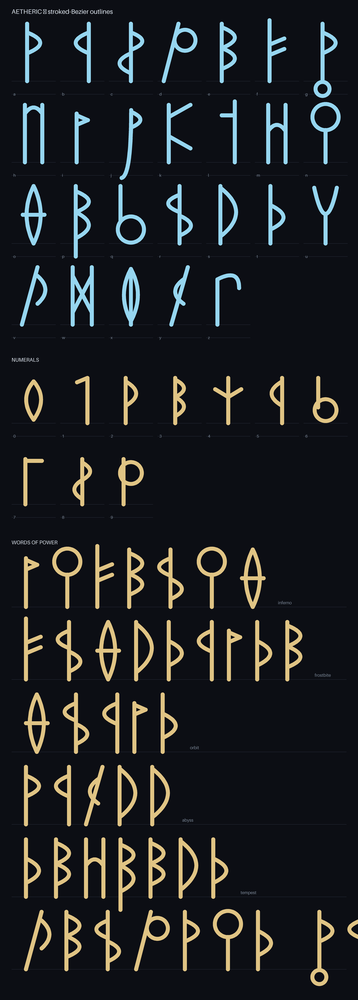
#> input picture UI/scripts/conlang/specimen.png, 358 x 1000 px, shrunk from 1236 x 3450 before the run
$ python strip-bg.py ../../../../UI/scripts/conlang/specimen.png out.png
#> lines starting #> are read from the running program, lines starting #| are printed output that depends on the picture
#!/usr/bin/env python3
"""Remove a solid chroma background from a generated icon.

Designed for the lime-green (or magenta) backdrops we generate icons on. Keying
is by HUE in HSV: every pixel whose hue matches the background's, with enough
saturation and brightness, is cleared. Because the chroma colour is chosen to
appear *nowhere* in the subject, a global hue key is both simplest and most
complete -- it clears the solid backdrop, the anti-aliased fringe along the
outline (darker shades of the same hue), AND background trapped inside concave
shapes (e.g. the gap between a bow and its string), while leaving the subject's
dark outline (low saturation/value) and any differently-hued interior (a gold
pommel, a cyan gem, blue-grey steel) untouched.

The background hue is auto-detected as the dominant hue among the bright,
saturated pixels (robust even when the model paints the chroma as a rounded
panel with dark corners). Pass --bg-hue to force it.

For the rare subject that genuinely contains the chroma hue (a green slime on a
green screen), generate it on a contrasting backdrop instead (e.g. magenta) so
the global key stays unambiguous, or use --connected to only clear background
reachable from the image border.

Usage:
  python strip-bg.py INPUT OUTPUT
  python strip-bg.py INPUT OUTPUT --bg-hue 90 --hue-tol 32 --min-sat 0.18 --min-val 0.12
  python strip-bg.py INPUT OUTPUT --connected            # edge-flood mode
"""
import argparse
import colorsys
from collections import deque

from PIL import Image


def hsv(p):
    return colorsys.rgb_to_hsv(p[0] / 255, p[1] / 255, p[2] / 255)


def hue_dist(a, b):
    d = abs(a - b)
    return min(d, 1 - d)


def detect_bg_hue(img):
    """Dominant hue among bright, saturated pixels -> the chroma backdrop."""
    px = img.load()
    w, h = img.size
    bins = [0] * 360
    step = max(1, (w * h) // 200_000)  # subsample large images for speed
    i = 0
    for y in range(h):
        for x in range(w):
            i += 1
            if i % step:
                continue
            hh, ss, vv = hsv(px[x, y])
            if ss > 0.6 and vv > 0.5:
                bins[int(hh * 359)] += 1
    if not any(bins):
        # fallback: most-saturated corner
        return max((hsv(px[c]) for c in [(0, 0), (w - 1, 0), (0, h - 1), (w - 1, h - 1)]),
                   key=lambda t: t[1])[0]
    return bins.index(max(bins)) / 359.0


# [76 lines left out: functions trim_corner_blobs, fill_enclosed_holes, not called in this run]


def remove_bg(inp, outp, bg_hue=None, hue_tol_deg=32.0, min_sat=0.18, min_val=0.12,
              connected=False, trim_corners=False, fill_holes=False):
#> called with outp = 'out.png', hue_tol_deg = 32, min_sat = 0.18, min_val = 0.12, connected = False, trim_corners = False, fill_holes = False
    img = Image.open(inp).convert("RGBA")
    px = img.load()
    w, h = img.size
#> w = 358; h = 1000
    bh = bg_hue if bg_hue is not None else detect_bg_hue(img)
#> after the loop in detect_bg_hue, `for y in range(h):`: bins = 360 values from 0 to 0; i = 358000
#> bh = 0.625
    tol = hue_tol_deg / 360.0

    def is_bg(p):
        hh, ss, vv = hsv(p)
        return ss >= min_sat and vv >= min_val and hue_dist(hh, bh) <= tol

    cleared = 0
    if connected:
        visited = bytearray(w * h)
        dq = deque()

        # [11 lines left out: function visit, not called in this run]

        for x in range(w):
            visit(x, 0)
            visit(x, h - 1)
        for y in range(h):
            visit(0, y)
            visit(w - 1, y)
        while dq:
            x, y = dq.popleft()
            for nx, ny in ((x + 1, y), (x - 1, y), (x, y + 1), (x, y - 1)):
                if 0 <= nx < w and 0 <= ny < h:
                    visit(nx, ny)
    else:
        for y in range(h):
            for x in range(w):
                p = px[x, y]
                if is_bg(p):
                    px[x, y] = (p[0], p[1], p[2], 0)
                    cleared += 1
#> this loop made 1000 passes

    if fill_holes:
        fill_enclosed_holes(px, w, h)
    if trim_corners:
        cleared += trim_corner_blobs(px, w, h)

    img.save(outp)
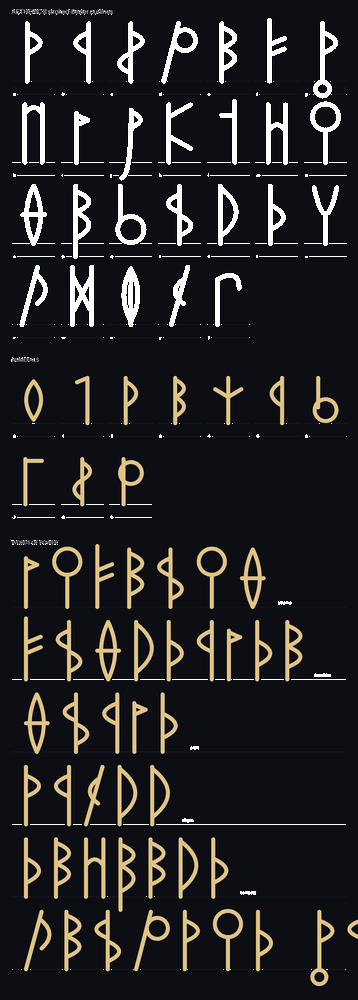
#> saved as out.png: PIL image 358x1000 RGBA; mean R, G, B, A 29.3, 31.5, 34.1, 243; transparent parts drawn white
    print(f"Saved {outp}  (bg hue {bh * 360:.0f} deg, {cleared}/{w * h} px cleared, {100 * cleared // (w * h)}%)")
#| Saved out.png  (bg hue 225 deg, 16871/358000 px cleared, 4%)


if __name__ == "__main__":
    ap = argparse.ArgumentParser(description="Hue-key chroma background removal.")
    ap.add_argument("input")
    ap.add_argument("output")
    ap.add_argument("--bg-hue", type=float, default=None, help="Background hue in degrees (auto-detected if omitted).")
    ap.add_argument("--hue-tol", type=float, default=32.0, help="Hue match tolerance in degrees.")
    ap.add_argument("--min-sat", type=float, default=0.18, help="Min saturation to count as background.")
    ap.add_argument("--min-val", type=float, default=0.12, help="Min value to count as background.")
    ap.add_argument("--connected", action="store_true", help="Only clear background connected to the image border.")
    ap.add_argument("--trim-corners", action="store_true", help="Clear leftover opaque blobs touching the image corners (rounded-panel wedges). Centered subjects only.")
    ap.add_argument("--fill-holes", action="store_true", help="Re-opaque enclosed transparent pixels (refill stray hue-key holes). NOT for subjects with legitimate interior transparency.")
    args = ap.parse_args()
    bg_hue = args.bg_hue / 360.0 if args.bg_hue is not None else None
    remove_bg(args.input, args.output, bg_hue, args.hue_tol, args.min_sat, args.min_val, args.connected, args.trim_corners, args.fill_holes)
